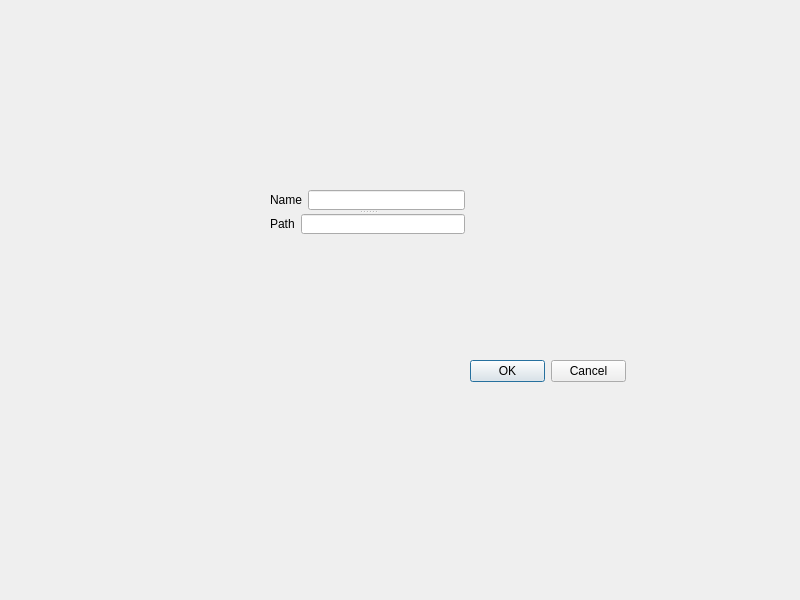
<?xml version="1.0" encoding="UTF-8"?>
<ui version="4.0">
 <class>Dialog</class>
 <widget class="QDialog" name="Dialog">
  <property name="geometry">
   <rect>
    <x>0</x>
    <y>0</y>
    <width>800</width>
    <height>600</height>
   </rect>
  </property>
  <property name="windowTitle">
   <string>Dialog</string>
  </property>
  <widget class="QDialogButtonBox" name="buttonBox">
   <property name="geometry">
    <rect>
     <x>470</x>
     <y>360</y>
     <width>156</width>
     <height>23</height>
    </rect>
   </property>
   <property name="standardButtons">
    <set>QDialogButtonBox::Cancel|QDialogButtonBox::Ok</set>
   </property>
  </widget>
  <widget class="QSplitter" name="splitter">
   <property name="geometry">
    <rect>
     <x>270</x>
     <y>190</y>
     <width>195</width>
     <height>44</height>
    </rect>
   </property>
   <property name="orientation">
    <enum>Qt::Vertical</enum>
   </property>
   <widget class="QWidget" name="horizontalLayoutWidget">
    <layout class="QHBoxLayout" name="horizontalLayout">
     <item>
      <widget class="QLabel" name="label">
       <property name="text">
        <string>Name</string>
       </property>
      </widget>
     </item>
     <item>
      <widget class="QLineEdit" name="lineEdit"/>
     </item>
    </layout>
   </widget>
   <widget class="QWidget" name="horizontalLayoutWidget_2">
    <layout class="QHBoxLayout" name="horizontalLayout_2">
     <item>
      <widget class="QLabel" name="label_2">
       <property name="text">
        <string>Path</string>
       </property>
      </widget>
     </item>
     <item>
      <widget class="QLineEdit" name="lineEdit_2"/>
     </item>
    </layout>
   </widget>
  </widget>
 </widget>
 <resources/>
 <connections/>
</ui>
